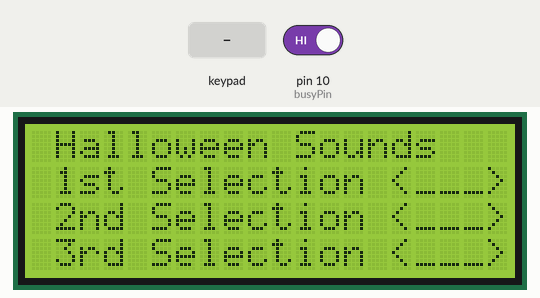
This sketch was run on a simulated Arduino Uno, built with avr-gcc and run on an emulated ATmega328P. On the bench: 20×4 character LCD. The inputs (shaded band) are chosen by the test bench; at power-on: pin 10 (busyPin) HIGH. The audio player accepts every command and is not drawn; what the sketch prints to the serial monitor is not drawn.

Above: at 1.8 s.
1.9 s: keypad keys 9 8 7 6 * pressed 0.4 s apart
At 4.1 s:
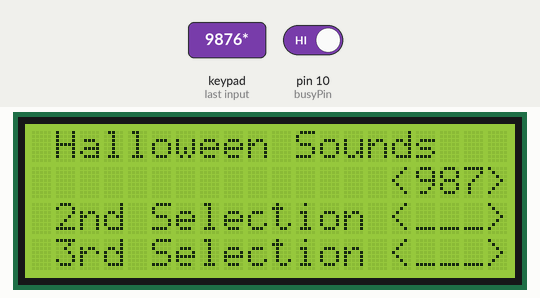
5.4 s: key 'A' pressed
At 6.2 s:
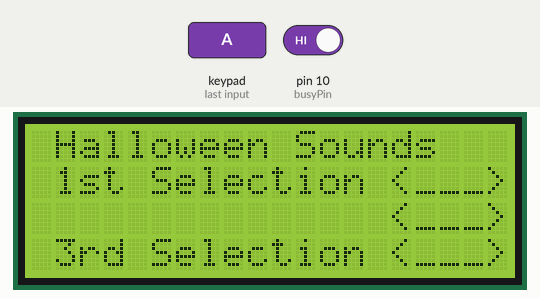
8.4 s: keypad keys 9 8 7 6 A pressed 0.4 s apart
At 9.7 s:
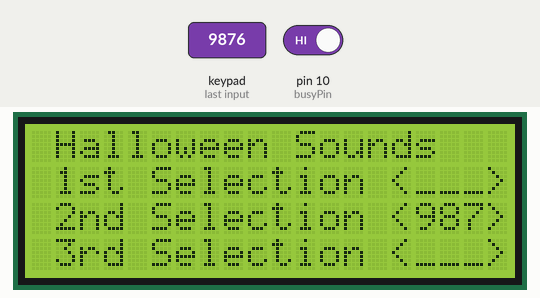
11.9 s: keypad keys 5 4 3 2 A pressed 0.4 s apart
At 13.9 s:
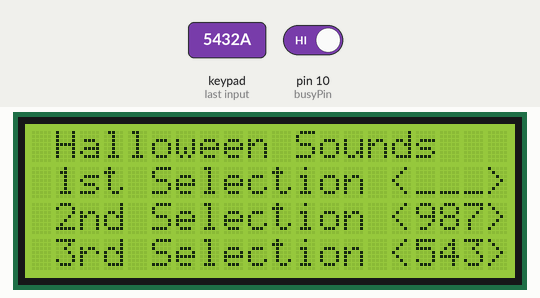
15.4 s: key 'B' pressed
At 16.6 s:
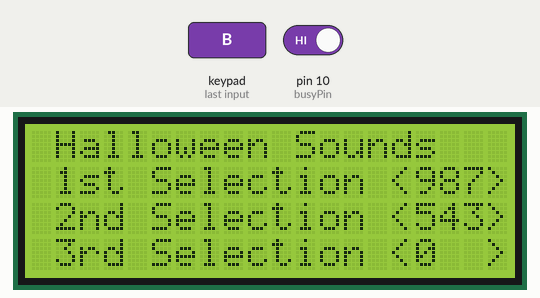
16.9 s: pin 10 (busyPin) driven LOW
Timing chart, 0 to 19.9 s (numbered marks = the images above; inputs shaded):
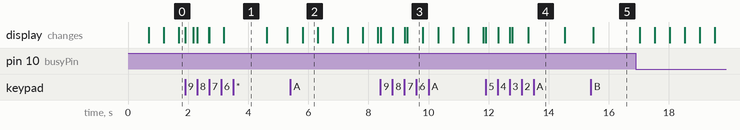

The sketch:

jukev2.ino
```cpp
#include <Keypad.h>
#include "SoftwareSerial.h"
#include "DFRobotDFPlayerMini.h"
#include <Wire.h>
#include <hd44780.h> // main hd44780 header
#include <hd44780ioClass/hd44780_I2Cexp.h>
hd44780_I2Cexp lcd;
bool done_playing = false;
int row = 16;
bool apressed = false;
bool pause_play = true;
bool playImmediate = false;
byte currentSelection = 1; // Tracks the current selection (1st, 2nd, 3rd)
const byte ROWS = 4;       // four rows
const byte COLS = 4;       // three columns
char keys[ROWS][COLS] =
    {
        {'1', '2', '3', 'A'},
        {'4', '5', '6', 'B'},
        {'7', '8', '9', 'C'},
        {'*', '0', '#', 'D'}};
const byte busyPin = 10;
const byte buttonPin = 8;
const byte pinLed = 5;
const byte ssRXPin = 11;
const byte ssTXPin = 12;
byte playIndex = 0;
byte rowPins[ROWS] = {9, 8, 7, 6}; // connect to the row pinouts of the
byte keyBufferIndex = 0;
byte colPins[COLS] = {5, 4, 3, 2}; // connect to the column pinouts of the
bool cancel = false;
Keypad keypad = Keypad(makeKeymap(keys), rowPins, colPins, ROWS, COLS);
SoftwareSerial mp3ss(ssRXPin, ssTXPin); // RX, TX
DFRobotDFPlayerMini myDFPlayer;
char key;
char keyBuffer[21];
bool newEntry = false;
byte track = 0;
byte trackList[3] = {0, 0, 0};
byte trackIndex = 0;
byte numTracks = 0;
byte mode = 0;
bool playList = false;
static bool lastBusyPinState = 0;
byte currentDisplayLine = 1;
#define MAX_SEQUENCE_LENGTH 10 // Maximum length of the sequence list

int sequenceList[MAX_SEQUENCE_LENGTH]; // Array to store the sequence list
int sequenceLength = 0;                // Current length of the sequence list
// Function to add a track to the sequence list
bool selectionBlinkState = false;
unsigned long lastBlinkTime = 0;
unsigned long blinkInterval = 500; // Blink interval in milliseconds
bool trackBlinkState = false;
unsigned long lastTrackBlinkTime = 0;
unsigned long trackBlinkInterval = 500; // Blink interval in milliseconds
void updateTrackBlink()
{
    // Check if it's time to toggle the blink state
    if (millis() - lastTrackBlinkTime >= trackBlinkInterval)
    {
        lastTrackBlinkTime = millis(); // Reset the timer

        // Toggle the blink state
        trackBlinkState = !trackBlinkState;

        // Update the LCD with the current blink state
        if (!digitalRead(busyPin)) // blink when its playing
        {
            if (playIndex == 1)
            {
                lcd.setCursor(15, playIndex); // Assuming track number position
                lcd.print(trackBlinkState ? "<" : " ");
                lcd.setCursor(19, playIndex);
                lcd.print(trackBlinkState ? ">" : " ");
            }
            else if (playIndex == 2)
            {
                lcd.setCursor(15, 1); // Assuming track number position
                lcd.print("<");
                lcd.setCursor(19, 1);
                lcd.print(">");
                lcd.setCursor(15, playIndex); // Assuming track number position
                lcd.print(trackBlinkState ? "<" : " ");
                lcd.setCursor(19, playIndex);
                lcd.print(trackBlinkState ? ">" : " ");
            }
            else if (playIndex == 3)
            {
                lcd.setCursor(15, 2); // Assuming track number position
                lcd.print("<");
                lcd.setCursor(19, 2);
                lcd.print(">");
                lcd.setCursor(15, playIndex); // Assuming track number position
                lcd.print(trackBlinkState ? "<" : " ");
                lcd.setCursor(19, playIndex);
                lcd.print(trackBlinkState ? ">" : " ");
            }
            if (playImmediate)
            {
                lcd.setCursor(15, 2); // Assuming track number position
                lcd.print(trackBlinkState ? "<" : " ");
                lcd.setCursor(19, 2);
                lcd.print(trackBlinkState ? ">" : " ");
            }
        }
    }
}
void updateSelectionBlink()
{
    // Check if it's time to toggle the blink state
    if (millis() - lastBlinkTime >= blinkInterval)
    {
        lastBlinkTime = millis(); // Reset the timer

        // Toggle the blink state
        selectionBlinkState = !selectionBlinkState;

        if (!playList && !playImmediate)
        {
            // Update the LCD with the current blink state
            if (currentSelection == 1 && !apressed)
            {
                lcd.setCursor(0, 1);
                lcd.print(selectionBlinkState ? " 1st Selection " : "              ");
                lcd.setCursor(0, 3);
                lcd.print(" 3rd Selection ");
            }
            else if (currentSelection == 2 && !apressed)
            {
                lcd.setCursor(0, 2);
                lcd.print(selectionBlinkState ? " 2nd Selection " : "              ");
                lcd.setCursor(0, 1);
                lcd.print(" 1st Selection ");
                lcd.setCursor(0, 3);
                lcd.print(" 3rd Selection ");
            }
            else if (currentSelection == 3 && !apressed)
            {
                lcd.setCursor(0, 3);
                lcd.print(selectionBlinkState ? " 3rd Selection " : "              ");
                lcd.setCursor(0, 1);
                lcd.print(" 1st Selection ");
                lcd.setCursor(0, 2);
                lcd.print(" 2nd Selection ");
            }
        }
    }
}
void addToSequenceList(int trackNumber)
{
    if (sequenceLength < MAX_SEQUENCE_LENGTH)
    {
        sequenceList[sequenceLength] = trackNumber;
        sequenceLength++;
        Serial.print("Track ");
        Serial.print(trackNumber);
        Serial.println(" added to sequence list");
    }
    else
    {
        Serial.println("Sequence list is full");
    }
}

// Function to play the sequence
void playSequence()
{
    if (digitalRead(busyPin) == 1 && (playIndex == 4 || done_playing))
    { // has it gone from low to high?, meaning the track finished
        asm volatile("jmp 0x0000");
    }
}
// Function to stop the sequence
void stopSequence()
{
    // playList = true;
    keyBufferIndex = 0;
    myDFPlayer.pause();
}

void skipSequence()
{
    delay(1000);
    // playIndex++;
    Serial.print("play index number: ");
    Serial.println(playIndex);
    Serial.print("sequence total number : ");
    Serial.println(sequenceLength);
    if (playIndex != sequenceLength) // last track?
    {
        myDFPlayer.play(sequenceList[playIndex]);
        playIndex++;
        playList = false;
    }
    else
    {
        stopSequence();
    }
}
void continuePlaying()
{
    bool busyPinState = digitalRead(busyPin); // read the busy pin

    if (busyPinState == 1 && playIndex == 1 && cancel) // has it gone from low to high?, meaning the track finished
    {

        Serial.print("play number continue 1  = ");
        Serial.println(sequenceList[playIndex]);
        Serial.print("play index continue = ");
        Serial.println(playIndex);
        myDFPlayer.play(sequenceList[playIndex]);
        playIndex++;
    }
    if (busyPinState == 1 && playIndex == 2 && cancel) // has it gone from low to high?, meaning the track finished
    {

        Serial.print("play number continue 2 = ");
        Serial.println(sequenceList[playIndex]);
        Serial.print("play index continue = ");
        Serial.println(playIndex);
        myDFPlayer.play(sequenceList[playIndex]);
        playIndex++;
    }
    if (busyPinState == 1 && playIndex == 3 && cancel) // has it gone from low to high?, meaning the track finished
    {

        Serial.print("play number continue 3  = ");
        Serial.println(sequenceList[playIndex]);
        Serial.print("play index continue = ");
        Serial.println(playIndex);
        myDFPlayer.play(sequenceList[playIndex]);
        // cancel = false;
        playIndex++;
    }
    if (busyPinState == 1 && playIndex == 4 && cancel) // has it gone from low to high?, meaning the track finished
    {
        playSequence();
    }
}
void playTheList()
{

    static unsigned long timer = 0;
    unsigned long interval = 100;
    if (millis() - timer >= interval)
    {
        timer = millis();

        // %%%%%%%%%%%%%%%%%%%%%%%%%%%%%%%%%%%%%%%%%%%%%%%%%%%%%%%%%%%%%
        bool busyPinState = digitalRead(busyPin);                           // read the busy pin
        if (busyPinState != lastBusyPinState && playIndex < sequenceLength) // has it changed?
        {
            if (busyPinState == 1) // has it gone from low to high?, meaning the track finished
            {
                Serial.print("playing number  = ");
                Serial.println(sequenceList[playIndex]);
                Serial.print("song index = ");
                Serial.println(playIndex);
                myDFPlayer.stop();
                delay(500);
                myDFPlayer.play(sequenceList[playIndex]);
                playIndex++;                    // next track
                if (playIndex > sequenceLength) // last track?
                {
                    sequenceLength = 0;
                    playIndex = 0;      // reset list
                    keyBuffer[0] = 'C'; // set up for stop mode
                    mode = 6;           // call stop mode
                    playList = false;
                    cancel = false;
                }
                if (playIndex == 3)
                {
                    done_playing = true;
                    delay(1000);
                }
                Serial.print("still playing next: ");
                Serial.println(playIndex);
            }
            lastBusyPinState = busyPinState; // remember the last busy state

            // %%%%%%%%%%%%%%%%%%%%%%%%%%%%%%%%%%%%%%%%%%%%%%%%%%%%%%%%%%%%%%%%
        }
        playSequence();
    }
}

void getEntry(char key)
{
    static boolean entryStarted = false;
    if (key == 'C' && sequenceLength > 1)
    {
        cancel = true;
        Serial.println(F(" stop the playing"));
        keyBufferIndex = 0;
        Serial.println(F(" skipping the track"));
        skipSequence();

        // playList = false;
    }
    if (key == 'C' && playImmediate)
    {
        cancel = true;
        Serial.println(F(" stop the playing"));
        asm volatile("jmp 0x0000");

        // playList = false;
    }
    if (key == '#')
    {

        if (pause_play)
        {
            Serial.println(F(" pause the playing"));
            myDFPlayer.pause();
            pause_play = false;
        }
        else
        {
            if (playList || cancel)
            {
                Serial.println(F(" continue playing  the track"));
                myDFPlayer.start();
                pause_play = true;
                delay(1000);
            }
        }
        // pause_play = !pause_play;
    }
    // Increment current selection or wrap back to 1
    if (key == 'A')
    {
        currentSelection++;

        row = 16;
        if (currentSelection > 3)
        {
            currentSelection = 1;
            lcd.setCursor(0, 3);
            lcd.print(" 3rd Selection ");
            apressed = true;
            delay(1000);
            lcd.clear();
            lcd.setCursor(0, 1);
            lcd.print("Press B to play all");
        }
    }
    if (key == 'D')
    { // Delete last key entry
        if (keyBufferIndex > 0)
        {
            memset(keyBuffer, 0, sizeof(keyBuffer));
            keyBufferIndex = 0;
            row = 16;
            // Serial.print(F("\t\t"));
            Serial.print(sequenceList[sequenceLength]);
            Serial.println(F(" deleted track"));

            // Reset display
            // sequenceList[sequenceLength] = trackNumber;
            // sequenceLength--;
            if (currentSelection == 1)
            {
                lcd.setCursor(0, 1);
                lcd.print(" 1st Selection <___> ");
            }
            else if (currentSelection == 2)
            {
                lcd.setCursor(0, 2);
                lcd.print(" 2nd Selection <___> ");
            }
            else if (currentSelection == 3)
            {
                lcd.setCursor(0, 3);
                lcd.print(" 3rd Selection <___> ");
            }
            // return;
        }
    }
    else if (key == '*' || key == 'A' || key == 'B' || key == 'C')
    { // Action keys
        if (keyBufferIndex > 0)
        { // Check if a track number has been entered
            switch (key)
            {
            case '*': // Play immediate
                Serial.println(F(" play immediate"));
                playImmediate = true;
                myDFPlayer.play(atoi(keyBuffer)); // Assuming track numbers are in folder 1
                keyBufferIndex = 0;
                delay(1000);
                playIndex = 4;
                cancel = true;
                lcd.clear();
                lcd.setCursor(0, 0);
                lcd.print("Pause=# Reject=C");
                lcd.setCursor(0, 1);
                lcd.print("                  ");
                lcd.setCursor(0, 2);
                lcd.print("Your selection");
                lcd.setCursor(15, 2);
                lcd.print("<");
                lcd.print(keyBuffer);
                lcd.setCursor(19, 2);
                lcd.print(">");
                lcd.setCursor(0, 3);
                lcd.print("                  ");
                // Clear the buffer
                memset(keyBuffer, 0, sizeof(keyBuffer));
                break;
            case 'A': // Add to sequence list
                Serial.println(F(" add to list"));
                addToSequenceList(atoi(keyBuffer));
                // Clear the buffer

                memset(keyBuffer, 10, sizeof(keyBuffer));
                // keyBufferIndex = 0;
                break;
            case 'B': // Play sequence
                Serial.println(F(" playing the sequence"));
                playList = true;
                lcd.clear();
                lcd.print(" Halloween Sounds ");
                lcd.setCursor(0, 1);
                lcd.print(" 1st Selection <");
                lcd.print(sequenceList[0]);
                lcd.setCursor(19, 1);
                lcd.print("> ");
                lcd.setCursor(0, 2);
                lcd.print(" 2nd Selection <");
                lcd.print(sequenceList[1]);
                lcd.setCursor(19, 2);
                lcd.print("> ");

                lcd.setCursor(0, 3);
                lcd.print(" 3rd Selection <");
                lcd.print(sequenceList[2]);
                lcd.setCursor(19, 3);
                lcd.print("> ");

                keyBufferIndex = 0;
                // playSequence();
                break;
            case 'C': // STOP sequence
                Serial.println(F(" stop the playings"));
                keyBufferIndex = 0;
                stopSequence();
                break;
            default:
                break;
            }
        }
    }

    else if (key != '*' && key != 'D')
    { // Continue entry
        if (keyBufferIndex < 9 && isDigit(key))
        {
            // Serial.println("entry1");
            if (row <= 18) // max length to go
            {
                // Serial.println("entry2");
                keyBuffer[keyBufferIndex] = key;
                keyBufferIndex++;
                // Update LCD screen with entered track number for current selection
                lcd.setCursor(row, currentSelection); // Adjust the cursor position as needed
                lcd.print(key);
                row++;
            }
        }
    }
}
float entryToFloat(char *entry)
{
    return (atof(entry));
}
int entryToInt(char *entry)
{
    return (atoi(entry));
}

void setup()
{
    Serial.begin(115200);
    Serial.print(F("Enter track number then enter action"));
    Serial.println(F(" # = ENTER"));
    Serial.println(F(" * = Play immediate"));
    Serial.println(F(" A = Add to sequence list"));
    Serial.println(F(" B = Play sequence"));
    Serial.println(F("To add track 18 to the list, \"18A\""));
    Serial.println(F("To play track 3 immediately, \"3*\""));
    Serial.println(F(" C = STOP sequence"));
    Serial.println(F("\n\n"));
    mp3ss.begin(9600);
    myDFPlayer.begin(mp3ss);
    myDFPlayer.volume(20);
    // myDFPlayer.play(3);
    lcd.begin(20, 4);
    lcd.clear(); // the only time that you should use clear
    lcd.print(" Halloween Sounds ");
    lcd.setCursor(0, 1);
    lcd.print(" 1st Selection <___> ");
    lcd.setCursor(0, 2);
    lcd.print(" 2nd Selection <___>");
    lcd.setCursor(0, 3);
    lcd.print(" 3rd Selection <___>");
    pinMode(busyPin, INPUT);
}
void loop()
{
    key = keypad.getKey();
    if (key)
    {
        Serial.print(F(" key code = "));
        Serial.print(key);
        getEntry(key);
    }
    if (playList && pause_play)
    {
        playTheList();
    }
    if (pause_play)
    {
        continuePlaying();
    }
    updateSelectionBlink();
    updateTrackBlink();
}
```

Measured:
- after the input at 1.9 s, the display: first changes at once (image 1 shows a later state)
- after the input at 5.4 s, the display: changes after 0.42 s (image 2)
- after the input at 8.4 s, the display: first changes at once (image 3 shows a later state)
- after the input at 11.9 s, the display: first changes at once (image 4 shows a later state)
- after the input at 15.4 s, the display: changes after 0.09 s (image 5)
- what the display in image 2 shows lasts 0.5 s, from 5.8 s to 6.3 s
